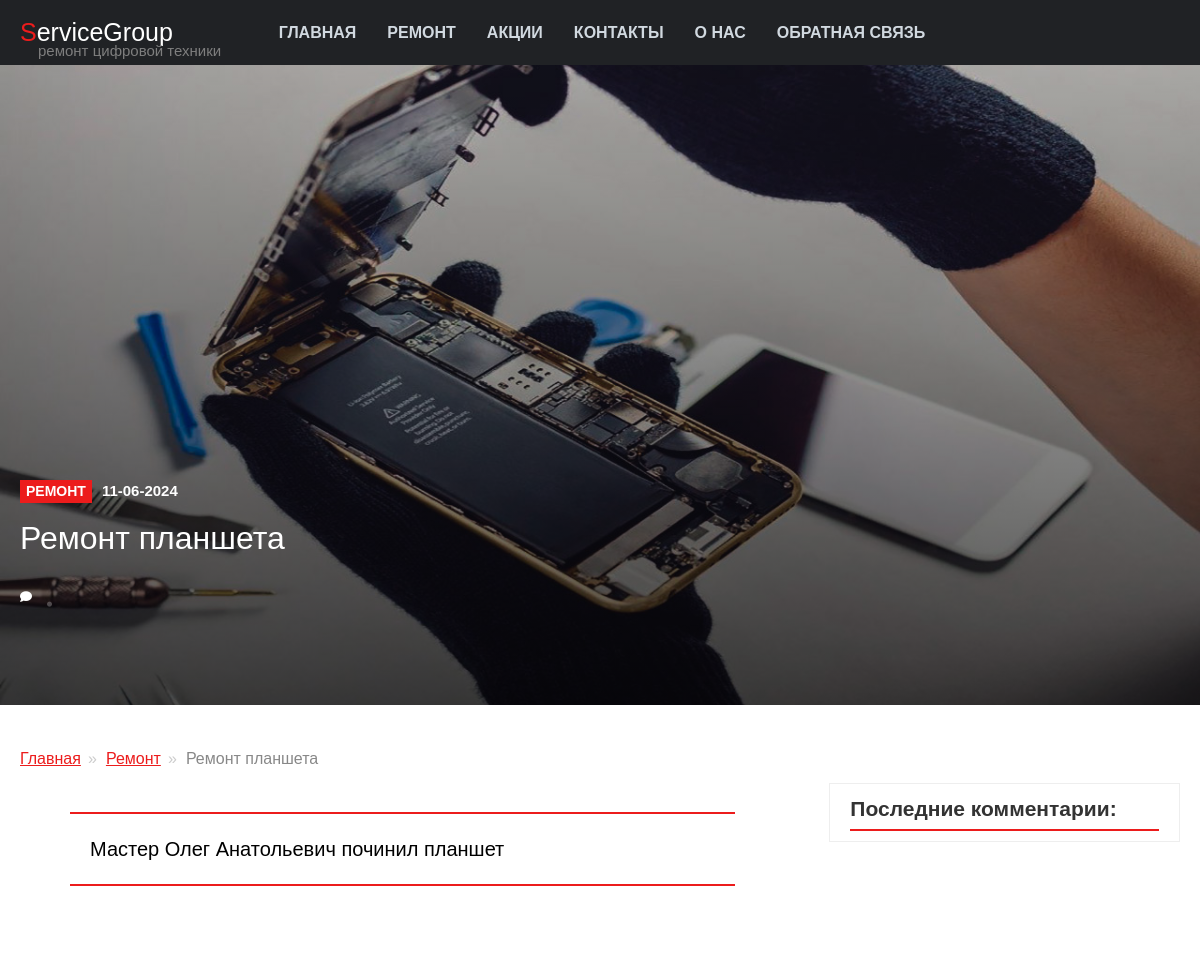
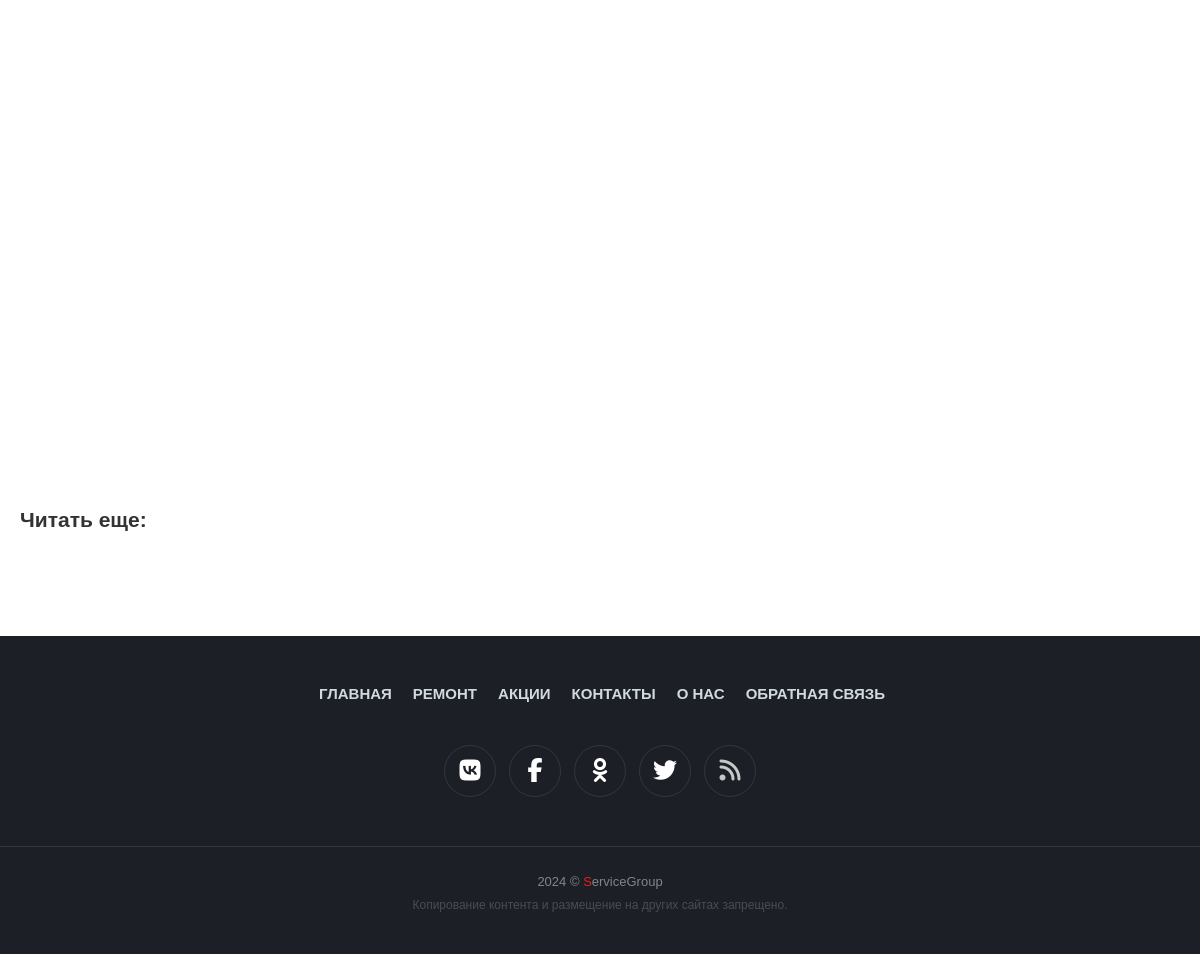
The page /posts/7/ on the database its author committed (2 pictures, top to bottom).
### build/models.py (models this page shows, shortened)
class Build(models.Model):
	title = models.CharField(max_length=255, verbose_name = 'Заголовок')
	content = models.TextField(blank=True, verbose_name = 'Краткое содержание')
	photo = models.ImageField(upload_to="photos/%Y/%m/%d", verbose_name = 'Фото 33%')
	photoTi = models.ImageField(upload_to="photosTi/%Y/%m/%d", verbose_name = 'Фото 100%')
	video = models.TextField(blank=True, null=True, verbose_name = 'Видео')
	time_create = models.DateTimeField(auto_now_add=True,  verbose_name = 'Время публикации')
	class Meta:
		verbose_name = 'Ремонт'
		verbose_name_plural = 'Ремонт'
		ordering = ['-time_create']

### build/views.py (the view)
# urls.py: path('posts/<int:pk>/', posts.as_view(), name='posts'),
class posts(DetailView):
		model = Build
		template_name = 'build/posts.html'
		context_object_name = 'buil'

### build/templates/build/posts.html (shortened to what this page needs)
{% load static %}
<!DOCTYPE html>
<html lang="ru">
<head>
	{% load bootstrap5 %}
  {% bootstrap_css %}
	<link type="text/css" href="{% static "build/css/styles.css" %}" rel="stylesheet" />
	<link href="{% static 'fontawesomefree/css/fontawesome.css' %}" rel="stylesheet" type="text/css">
  <link href="{% static 'fontawesomefree/css/brands.css' %}" rel="stylesheet" type="text/css">
  <link href="{% static 'fontawesomefree/css/solid.css' %}" rel="stylesheet" type="text/css">
</head>
<header class="top-line">
	<a href="{{ site.baseurl }}" class="logo logo-litera">ServiceGroup</a><h1 class="logo-1">ремонт цифровой техники</h1>
	<nav class="main-menu top-menu">
		<ul>
			<li><a href="{% url 'home' %}"> Главная</a></li>
			<li><a href="{% url 'build' %}"> Ремонт</a></li>
			<li><a href="{% url 'sale' %}"> Акции</a></li>
			<li><a href="#link"> Контакты</a></li>
			<li><a href="{% url 'about' %}"> О нас</a></li>
			<li><a href="{% url 'feedback' %}"> Обратная связь</a></li>
		</ul>
	</nav>
</header>
<body>
	<header class="page-header overlay" style="background-image: url({{ buil.photoTi.url }})">
		<div class="page-header-content">
			<div class="container-fluid">
				<div class="row">
					<div class="col-lg-7 col-md-8">
						<div class="page-header-meta">
							<a href="{% url 'build' %}" class="page-category-link">Ремонт</a> <span class="date">{{buil.time_create|date:"d-m-Y"}}</span>
							<h1>{{ buil.title }}</h1>
							<div class="item-social">
								<div class="item-comments" title="Количество комментариев">
									<i class="fa fa-comment"></i><a href="{{ page.url }}#disqus_thread" class="item-comments-count"></a>
								</div>
								</div>
							</div>
						</div>
					</div>
				</div>
			</div>
	</header>
	<div class="article-content">
		<div class="container-fluid">
			<div class="row">
				<div class="col-md-8">
					<article class="main-article">
						<nav class="breadcrumbs">
							<ul>
								<li><a href="{% url 'home' %}">Главная</a></li>
								<li><a href="{% url 'build' %}">Ремонт</a></li>
								<li class="active">{{ buil.title }}</li>
							</ul>
						</nav>
						<div class="article-body">
							<blockquote>{{ buil.content }}</blockquote>
							{% autoescape off %}
							<div class="video">{{ buil.video }}</div>
							{% endautoescape %}
						</div>
						<div class="likely-on-page">
						</div>
						<div class="read-more">
							<div class="read-more-header">Читать еще:</div>
						</div>
						<div class="comments">
						</div>
					</article>
				</div>
				<div class="col-md-4">
					<aside class="main-aside">
						<div class="aside-box">
							<div class="latest-comments">
								<div class="lb-header">Последние комментарии:</div>
							</div>
						</div>
					</aside>
				</div>
			</div>
		</div>
	</div>
<footer class="main-footer">
	<div class="container">
		<nav class="main-menu footer-menu">
			<ul>
				<li><a href="{% url 'home' %}"> Главная</a></li>
				<li><a href="{% url 'build' %}"> Ремонт</a></li>
				<li><a href="{% url 'sale' %}"> Акции</a></li>
				<li><a href="#link"> Контакты</a></li>
				<li><a href="{% url 'about' %}"> О нас</a></li>
				<li><a href="{% url 'feedback' %}"> Обратная связь</a></li>
			</ul>
		</nav>
		<nav class="soc">
			<ul>
				<li><a href="https://vk.com/service45apple"><i class="fab fa-vk"></i></a></li>
				<li><a href="#"><i class="fab fa-facebook-f"></i></a></li>
				<li><a href="#"><i class="fab fa-odnoklassniki"></i></a></li>
				<li><a href="#"><i class="fab fa-twitter"></i></a></li>
				<li><a href="rss.xml"><i class="fa fa-rss"></i></a></li>
			</ul>
		</nav>
	</div>
</footer>
<footer class="bottom-footer">
	<div class="container text-center">
		<div class="footer-copy">2024 © <span class="logo-footer logo-litera">ServiceGroup</span> </div>
		<p>Копирование контента и размещение на других сайтах запрещено.</p>
	</div>
</footer>
</body>
</html>

### rows shown on the page
Build: photoTi (picture), time_create "11-06-2024", title "Ремонт планшета", content "Мастер Олег Анатольевич починил планшет"
